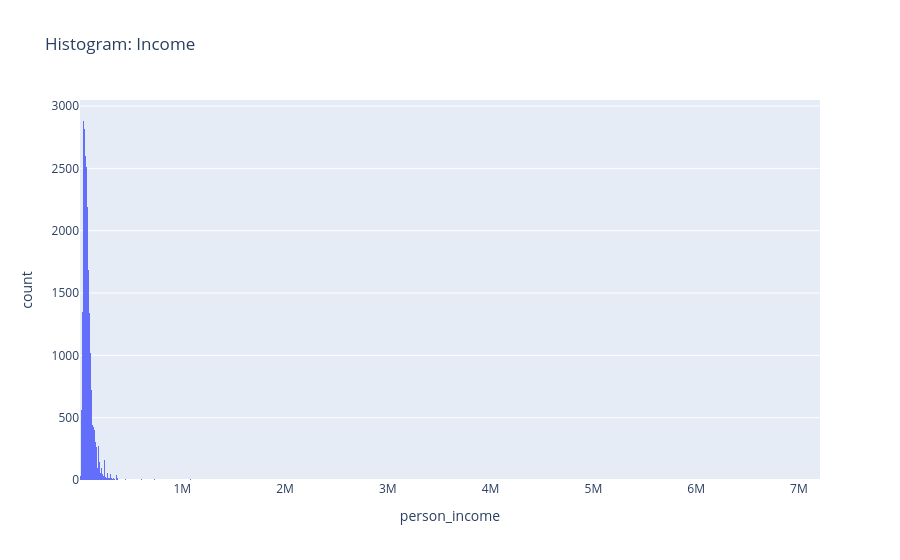

The notebook cell saved with this chart:
### Markdown cell above
**Visulzation **

### Code cell
fig_hist = px.histogram(df, x="person_income", title="Histogram: Income")
fig_hist.show()

### Figure 1 — Plotly figure (JSON) as saved in the notebook; plotly's stock layout.template omitted (floating-point values rounded to 4 significant figures; data arrays with more than 128 entries replaced by an {"elided": "..."} marker saying what was removed)
{"data": [{"bingroup": "x", "hovertemplate": "person_income=%{x}<br>count=%{y}<extra></extra>", "legendgroup": "", "marker": {"color": "#636efa", "pattern": {"shape": ""}}, "name": "", "orientation": "v", "showlegend": false, "type": "histogram", "x": {"elided": "45000 float values"}, "xaxis": "x", "yaxis": "y"}], "layout": {"barmode": "relative", "legend": {"tracegroupgap": 0}, "title": {"text": "Histogram: Income"}, "xaxis": {"anchor": "y", "domain": [0.0, 1.0], "title": {"text": "person_income"}}, "yaxis": {"anchor": "x", "domain": [0.0, 1.0], "title": {"text": "count"}}}}
